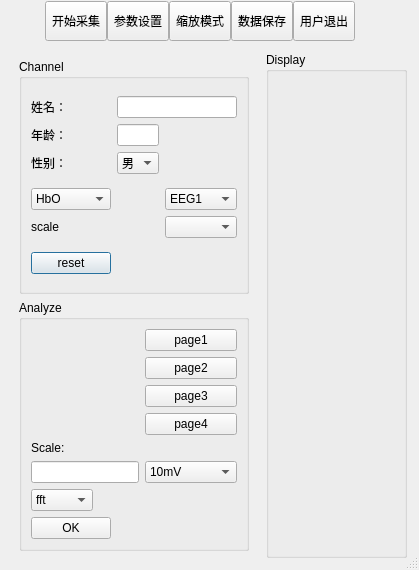
<?xml version="1.0" encoding="UTF-8"?>
<ui version="4.0">
 <class>UIDemo01</class>
 <widget class="QDialog" name="UIDemo01">
  <property name="geometry">
   <rect>
    <x>0</x>
    <y>0</y>
    <width>419</width>
    <height>570</height>
   </rect>
  </property>
  <property name="windowTitle">
   <string>Form</string>
  </property>
  <property name="sizeGripEnabled">
   <bool>true</bool>
  </property>
  <layout class="QVBoxLayout" name="verticalLayout">
   <property name="spacing">
    <number>0</number>
   </property>
   <property name="leftMargin">
    <number>1</number>
   </property>
   <property name="topMargin">
    <number>1</number>
   </property>
   <property name="rightMargin">
    <number>1</number>
   </property>
   <property name="bottomMargin">
    <number>1</number>
   </property>
   <item>
    <widget class="QWidget" name="widgetTitle" native="true">
     <property name="sizePolicy">
      <sizepolicy hsizetype="Preferred" vsizetype="Fixed">
       <horstretch>0</horstretch>
       <verstretch>0</verstretch>
      </sizepolicy>
     </property>
     <layout class="QHBoxLayout" name="horizontalLayout_2">
      <property name="spacing">
       <number>10</number>
      </property>
      <property name="leftMargin">
       <number>10</number>
      </property>
      <property name="topMargin">
       <number>0</number>
      </property>
      <property name="rightMargin">
       <number>0</number>
      </property>
      <property name="bottomMargin">
       <number>0</number>
      </property>
      <item>
       <widget class="QLabel" name="labIco">
        <property name="text">
         <string/>
        </property>
        <property name="alignment">
         <set>Qt::AlignCenter</set>
        </property>
       </widget>
      </item>
      <item>
       <widget class="QLabel" name="labTitle">
        <property name="styleSheet">
         <string notr="true"/>
        </property>
        <property name="text">
         <string/>
        </property>
        <property name="alignment">
         <set>Qt::AlignLeading|Qt::AlignLeft|Qt::AlignVCenter</set>
        </property>
       </widget>
      </item>
      <item>
       <widget class="QWidget" name="widgetTop" native="true">
        <layout class="QHBoxLayout" name="horizontalLayout_3">
         <property name="spacing">
          <number>0</number>
         </property>
         <property name="leftMargin">
          <number>0</number>
         </property>
         <property name="topMargin">
          <number>0</number>
         </property>
         <property name="rightMargin">
          <number>0</number>
         </property>
         <property name="bottomMargin">
          <number>0</number>
         </property>
         <item>
          <widget class="QToolButton" name="btnMain">
           <property name="sizePolicy">
            <sizepolicy hsizetype="Fixed" vsizetype="Expanding">
             <horstretch>0</horstretch>
             <verstretch>0</verstretch>
            </sizepolicy>
           </property>
           <property name="toolTipDuration">
            <number>-5</number>
           </property>
           <property name="text">
            <string>开始采集</string>
           </property>
           <property name="icon">
            <iconset resource="image/jjj.qrc">
             <normaloff>:/new/start_102.82503192848px_1231086_easyicon.net.png</normaloff>:/new/start_102.82503192848px_1231086_easyicon.net.png</iconset>
           </property>
           <property name="iconSize">
            <size>
             <width>50</width>
             <height>30</height>
            </size>
           </property>
           <property name="toolButtonStyle">
            <enum>Qt::ToolButtonTextUnderIcon</enum>
           </property>
          </widget>
         </item>
         <item>
          <widget class="QToolButton" name="btnConfig">
           <property name="sizePolicy">
            <sizepolicy hsizetype="Fixed" vsizetype="Expanding">
             <horstretch>0</horstretch>
             <verstretch>0</verstretch>
            </sizepolicy>
           </property>
           <property name="text">
            <string>参数设置</string>
           </property>
           <property name="icon">
            <iconset resource="image/jjj.qrc">
             <normaloff>:/new/settings_115.24904214559px_1231079_easyicon.net.png</normaloff>:/new/settings_115.24904214559px_1231079_easyicon.net.png</iconset>
           </property>
           <property name="iconSize">
            <size>
             <width>50</width>
             <height>30</height>
            </size>
           </property>
           <property name="toolButtonStyle">
            <enum>Qt::ToolButtonTextUnderIcon</enum>
           </property>
          </widget>
         </item>
         <item>
          <widget class="QToolButton" name="btnData">
           <property name="sizePolicy">
            <sizepolicy hsizetype="Fixed" vsizetype="Expanding">
             <horstretch>0</horstretch>
             <verstretch>0</verstretch>
            </sizepolicy>
           </property>
           <property name="text">
            <string>缩放模式</string>
           </property>
           <property name="icon">
            <iconset resource="image/jjj.qrc">
             <normaloff>:/new/View_Width_128px_1178984_easyicon.net.png</normaloff>:/new/View_Width_128px_1178984_easyicon.net.png</iconset>
           </property>
           <property name="iconSize">
            <size>
             <width>50</width>
             <height>30</height>
            </size>
           </property>
           <property name="checked">
            <bool>false</bool>
           </property>
           <property name="toolButtonStyle">
            <enum>Qt::ToolButtonTextUnderIcon</enum>
           </property>
          </widget>
         </item>
         <item>
          <widget class="QToolButton" name="btnHelp">
           <property name="sizePolicy">
            <sizepolicy hsizetype="Fixed" vsizetype="Expanding">
             <horstretch>0</horstretch>
             <verstretch>0</verstretch>
            </sizepolicy>
           </property>
           <property name="styleSheet">
            <string notr="true"/>
           </property>
           <property name="text">
            <string>数据保存</string>
           </property>
           <property name="icon">
            <iconset resource="image/jjj.qrc">
             <normaloff>:/new/params_128px_1158068_easyicon.net.png</normaloff>:/new/params_128px_1158068_easyicon.net.png</iconset>
           </property>
           <property name="iconSize">
            <size>
             <width>50</width>
             <height>30</height>
            </size>
           </property>
           <property name="toolButtonStyle">
            <enum>Qt::ToolButtonTextUnderIcon</enum>
           </property>
          </widget>
         </item>
         <item>
          <widget class="QToolButton" name="btnExit">
           <property name="sizePolicy">
            <sizepolicy hsizetype="Fixed" vsizetype="Expanding">
             <horstretch>0</horstretch>
             <verstretch>0</verstretch>
            </sizepolicy>
           </property>
           <property name="styleSheet">
            <string notr="true"/>
           </property>
           <property name="text">
            <string>用户退出</string>
           </property>
           <property name="icon">
            <iconset resource="image/jjj.qrc">
             <normaloff>:/new/access_close_exit_logout_sign_out_128px_1225473_easyicon.net.png</normaloff>:/new/access_close_exit_logout_sign_out_128px_1225473_easyicon.net.png</iconset>
           </property>
           <property name="iconSize">
            <size>
             <width>50</width>
             <height>30</height>
            </size>
           </property>
           <property name="toolButtonStyle">
            <enum>Qt::ToolButtonTextUnderIcon</enum>
           </property>
          </widget>
         </item>
        </layout>
       </widget>
      </item>
      <item>
       <spacer name="horizontalSpacer">
        <property name="orientation">
         <enum>Qt::Horizontal</enum>
        </property>
        <property name="sizeHint" stdset="0">
         <size>
          <width>40</width>
          <height>20</height>
         </size>
        </property>
       </spacer>
      </item>
      <item>
       <widget class="QWidget" name="widgetMenu" native="true">
        <layout class="QGridLayout" name="gridLayout_2">
         <property name="leftMargin">
          <number>0</number>
         </property>
         <property name="topMargin">
          <number>0</number>
         </property>
         <property name="rightMargin">
          <number>0</number>
         </property>
         <property name="bottomMargin">
          <number>0</number>
         </property>
         <property name="spacing">
          <number>0</number>
         </property>
         <item row="0" column="1" colspan="2">
          <spacer name="verticalSpacer">
           <property name="orientation">
            <enum>Qt::Vertical</enum>
           </property>
           <property name="sizeHint" stdset="0">
            <size>
             <width>20</width>
             <height>40</height>
            </size>
           </property>
          </spacer>
         </item>
        </layout>
       </widget>
      </item>
     </layout>
    </widget>
   </item>
   <item>
    <widget class="QWidget" name="horizontalWidget" native="true">
     <layout class="QHBoxLayout" name="horizontalLayout_5" stretch="1,5">
      <item>
       <widget class="QWidget" name="PlotArea" native="true">
        <layout class="QVBoxLayout" name="verticalLayout_2" stretch="1,0">
         <item>
          <widget class="QGroupBox" name="groupBox_4">
           <property name="title">
            <string>Channel</string>
           </property>
           <layout class="QGridLayout" name="gridLayout" columnstretch="1,0,0,0,0">
            <item row="8" column="1">
             <widget class="QPushButton" name="pushButton_3">
              <property name="text">
               <string>reset</string>
              </property>
             </widget>
            </item>
            <item row="5" column="4">
             <spacer name="horizontalSpacer_6">
              <property name="orientation">
               <enum>Qt::Horizontal</enum>
              </property>
              <property name="sizeHint" stdset="0">
               <size>
                <width>40</width>
                <height>20</height>
               </size>
              </property>
             </spacer>
            </item>
            <item row="3" column="2">
             <widget class="QComboBox" name="comboBox_2">
              <item>
               <property name="text">
                <string>男</string>
               </property>
              </item>
              <item>
               <property name="text">
                <string>女</string>
               </property>
              </item>
             </widget>
            </item>
            <item row="7" column="1">
             <spacer name="verticalSpacer_5">
              <property name="orientation">
               <enum>Qt::Vertical</enum>
              </property>
              <property name="sizeHint" stdset="0">
               <size>
                <width>20</width>
                <height>40</height>
               </size>
              </property>
             </spacer>
            </item>
            <item row="1" column="1">
             <widget class="QLabel" name="label">
              <property name="text">
               <string>姓名：</string>
              </property>
             </widget>
            </item>
            <item row="5" column="1">
             <widget class="QComboBox" name="comboBox_3">
              <item>
               <property name="text">
                <string>HbO</string>
               </property>
              </item>
              <item>
               <property name="text">
                <string>HbR</string>
               </property>
              </item>
              <item>
               <property name="text">
                <string>HbT</string>
               </property>
              </item>
              <item>
               <property name="text">
                <string>ALL</string>
               </property>
              </item>
             </widget>
            </item>
            <item row="6" column="3">
             <widget class="QComboBox" name="comboBox"/>
            </item>
            <item row="5" column="3">
             <widget class="QComboBox" name="comboBox_4">
              <item>
               <property name="text">
                <string>EEG1</string>
               </property>
              </item>
              <item>
               <property name="text">
                <string>EEG2</string>
               </property>
              </item>
              <item>
               <property name="text">
                <string>ALL</string>
               </property>
              </item>
             </widget>
            </item>
            <item row="5" column="2">
             <spacer name="horizontalSpacer_2">
              <property name="orientation">
               <enum>Qt::Horizontal</enum>
              </property>
              <property name="sizeHint" stdset="0">
               <size>
                <width>40</width>
                <height>20</height>
               </size>
              </property>
             </spacer>
            </item>
            <item row="4" column="1">
             <spacer name="verticalSpacer_3">
              <property name="orientation">
               <enum>Qt::Vertical</enum>
              </property>
              <property name="sizeHint" stdset="0">
               <size>
                <width>20</width>
                <height>40</height>
               </size>
              </property>
             </spacer>
            </item>
            <item row="0" column="1">
             <spacer name="verticalSpacer_2">
              <property name="orientation">
               <enum>Qt::Vertical</enum>
              </property>
              <property name="sizeHint" stdset="0">
               <size>
                <width>20</width>
                <height>40</height>
               </size>
              </property>
             </spacer>
            </item>
            <item row="3" column="1">
             <widget class="QLabel" name="label_3">
              <property name="text">
               <string>性别：</string>
              </property>
             </widget>
            </item>
            <item row="2" column="1">
             <widget class="QLabel" name="label_2">
              <property name="text">
               <string>年龄：</string>
              </property>
             </widget>
            </item>
            <item row="1" column="2" colspan="2">
             <widget class="QLineEdit" name="lineEdit"/>
            </item>
            <item row="5" column="0">
             <spacer name="horizontalSpacer_3">
              <property name="orientation">
               <enum>Qt::Horizontal</enum>
              </property>
              <property name="sizeHint" stdset="0">
               <size>
                <width>40</width>
                <height>20</height>
               </size>
              </property>
             </spacer>
            </item>
            <item row="9" column="1">
             <spacer name="verticalSpacer_4">
              <property name="orientation">
               <enum>Qt::Vertical</enum>
              </property>
              <property name="sizeHint" stdset="0">
               <size>
                <width>20</width>
                <height>40</height>
               </size>
              </property>
             </spacer>
            </item>
            <item row="6" column="4">
             <spacer name="horizontalSpacer_5">
              <property name="orientation">
               <enum>Qt::Horizontal</enum>
              </property>
              <property name="sizeHint" stdset="0">
               <size>
                <width>40</width>
                <height>20</height>
               </size>
              </property>
             </spacer>
            </item>
            <item row="6" column="0">
             <spacer name="horizontalSpacer_4">
              <property name="orientation">
               <enum>Qt::Horizontal</enum>
              </property>
              <property name="sizeHint" stdset="0">
               <size>
                <width>40</width>
                <height>20</height>
               </size>
              </property>
             </spacer>
            </item>
            <item row="2" column="2">
             <widget class="QLineEdit" name="lineEdit_2"/>
            </item>
            <item row="6" column="1">
             <widget class="QLabel" name="label_4">
              <property name="text">
               <string>scale</string>
              </property>
             </widget>
            </item>
           </layout>
          </widget>
         </item>
         <item>
          <widget class="QGroupBox" name="groupBox_2">
           <property name="title">
            <string>Analyze</string>
           </property>
           <layout class="QFormLayout" name="formLayout">
            <item row="7" column="0">
             <widget class="QLabel" name="label_5">
              <property name="text">
               <string>Scale:</string>
              </property>
             </widget>
            </item>
            <item row="8" column="0">
             <widget class="QLineEdit" name="time_input"/>
            </item>
            <item row="8" column="1">
             <widget class="QComboBox" name="scale">
              <item>
               <property name="text">
                <string>10mV</string>
               </property>
              </item>
              <item>
               <property name="text">
                <string>1mV</string>
               </property>
              </item>
              <item>
               <property name="text">
                <string>100uV</string>
               </property>
              </item>
              <item>
               <property name="text">
                <string>10uV</string>
               </property>
              </item>
             </widget>
            </item>
            <item row="10" column="0">
             <widget class="QComboBox" name="comboBox_5">
              <item>
               <property name="text">
                <string>fft</string>
               </property>
              </item>
              <item>
               <property name="text">
                <string>welch</string>
               </property>
              </item>
             </widget>
            </item>
            <item row="11" column="0">
             <widget class="QPushButton" name="pushButton">
              <property name="text">
               <string>OK</string>
              </property>
             </widget>
            </item>
            <item row="1" column="1">
             <widget class="QPushButton" name="pageButton2">
              <property name="text">
               <string>page2</string>
              </property>
             </widget>
            </item>
            <item row="2" column="1">
             <widget class="QPushButton" name="pageButton3">
              <property name="text">
               <string>page3</string>
              </property>
             </widget>
            </item>
            <item row="3" column="1">
             <widget class="QPushButton" name="pageButton4">
              <property name="text">
               <string>page4</string>
              </property>
             </widget>
            </item>
            <item row="0" column="1">
             <widget class="QPushButton" name="pageButton1">
              <property name="text">
               <string>page1</string>
              </property>
             </widget>
            </item>
           </layout>
          </widget>
         </item>
        </layout>
       </widget>
      </item>
      <item>
       <widget class="QWidget" name="hi" native="true">
        <layout class="QVBoxLayout" name="verticalLayout_3" stretch="3">
         <property name="spacing">
          <number>2</number>
         </property>
         <property name="leftMargin">
          <number>2</number>
         </property>
         <property name="topMargin">
          <number>2</number>
         </property>
         <property name="rightMargin">
          <number>2</number>
         </property>
         <property name="bottomMargin">
          <number>2</number>
         </property>
         <item>
          <widget class="QGroupBox" name="groupBox_3">
           <property name="title">
            <string>Display</string>
           </property>
           <layout class="QHBoxLayout" name="horizontalLayout">
            <item>
             <layout class="QHBoxLayout" name="plotA"/>
            </item>
           </layout>
          </widget>
         </item>
        </layout>
       </widget>
      </item>
     </layout>
    </widget>
   </item>
  </layout>
 </widget>
 <resources>
  <include location="image/jjj.qrc"/>
 </resources>
 <connections/>
</ui>
